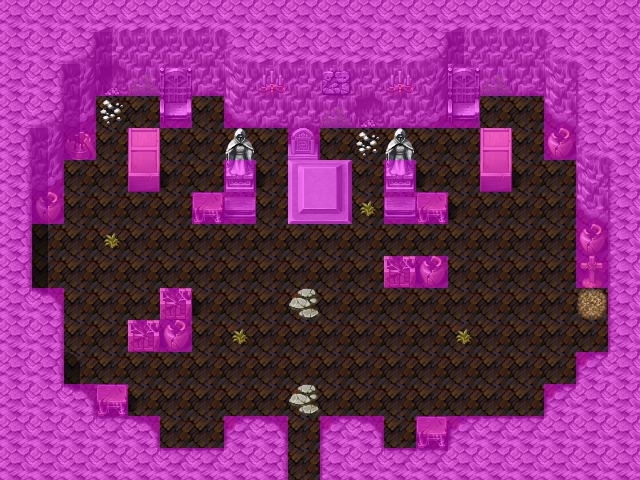

This game map was drawn from its Tiled (.tmx) file and the tilesets committed beside it. A one-line description and the trimmed map source follow:
An orthogonal 20x15 tile map with 32x32 px tiles, 4 tile layers (Ground, Objects, Above, Walkable), 12 tilesets and 5 objects (2x sign, 2x spawn, mapchange).

<map version="1.0" orientation="orthogonal" width="20" height="15" tilewidth="32" tileheight="32">
    <tileset firstgid="1" name="map_3" tilewidth="32" tileheight="32">
        <image source="../drawable/map_3.png" />
    </tileset>
    <tileset firstgid="65" name="map_4" tilewidth="32" tileheight="32">
        <image source="../drawable/map_4.png" />
    </tileset>
    <tileset firstgid="129" name="map_5" tilewidth="32" tileheight="32">
        <image source="../drawable/map_5.png" />
    </tileset>
    <tileset firstgid="193" name="map_14" tilewidth="32" tileheight="32">
        <image source="../drawable/map_14.png" />
    </tileset>
    <tileset firstgid="257" name="map_8" tilewidth="32" tileheight="32">
        <image source="../drawable/map_8.png" />
    </tileset>
    <tileset firstgid="321" name="map_0" tilewidth="32" tileheight="32">
        <image source="../drawable/map_0.png" />
    </tileset>
    <tileset firstgid="385" name="map_2" tilewidth="32" tileheight="32">
        <image source="../drawable/map_2.png" />
    </tileset>
    <tileset firstgid="449" name="map_1" tilewidth="32" tileheight="32">
        <image source="../drawable/map_1.png" />
    </tileset>
    <tileset firstgid="513" name="map_12" tilewidth="32" tileheight="32">
        <image source="../drawable/map_12.png" />
    </tileset>
    <tileset firstgid="577" name="map_25" tilewidth="32" tileheight="32">
        <image source="../drawable/map_25.png" />
    </tileset>
    <tileset firstgid="641" name="map_10" tilewidth="32" tileheight="32">
        <image source="../drawable/map_10.png" />
    </tileset>
    <tileset firstgid="705" name="map_6" tilewidth="32" tileheight="32">
        <image source="../drawable/map_6.png" />
    </tileset>
    <layer name="Ground" width="20" height="15">
        <data>[300 cells, 300 non-empty, 18 distinct tile ids]</data>
    </layer>
    <layer name="Objects" width="20" height="15">
        <data>[300 cells, 63 non-empty, 24 distinct tile ids]</data>
    </layer>
    <layer name="Above" width="20" height="15">
        <data>[300 cells, 19 non-empty, 6 distinct tile ids]</data>
    </layer>
    <layer name="Walkable" width="20" height="15">
        <data>[300 cells, 167 non-empty, 1 distinct tile ids]</data>
    </layer>
    <objectgroup name="Mapevents">
        <object name="south" type="mapchange" x="288" y="448" width="32" height="32">
            <properties>
                <property name="map" value="catacombs3" />
                <property name="place" value="north" />
            </properties>
        </object>
        <object name="sign_catacombs4_grave1" type="sign" x="576" y="288" width="32" height="32" />
        <object name="sign_catacombs4_grave2" type="sign" x="320" y="128" width="32" height="32" />
    </objectgroup>
    <objectgroup name="Spawn">
        <object name="catacombguard3" type="spawn" x="96" y="256" width="480" height="160">
            <properties>
                <property name="quantity" value="2" />
                <property name="spawngroup" value="catacombguard3" />
            </properties>
        </object>
        <object name="Luthor" type="spawn" x="288" y="224" width="32" height="32">
            <properties>
                <property name="spawngroup" value="Luthor" />
            </properties>
        </object>
    </objectgroup>
    <objectgroup name="Keys" />
</map>
